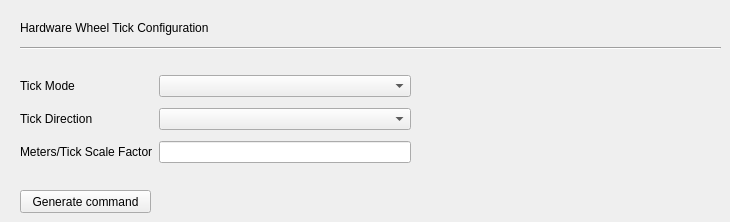
     <widget class="QWidget" name="page_HWTC">
      <widget class="QLabel" name="label_40">
       <property name="geometry">
        <rect>
         <x>20</x>
         <y>20</y>
         <width>551</width>
         <height>16</height>
        </rect>
       </property>
       <property name="text">
        <string>Hardware Wheel Tick Configuration</string>
       </property>
      </widget>
      <widget class="Line" name="line_14">
       <property name="geometry">
        <rect>
         <x>20</x>
         <y>40</y>
         <width>701</width>
         <height>16</height>
        </rect>
       </property>
       <property name="orientation">
        <enum>Qt::Horizontal</enum>
       </property>
      </widget>
      <widget class="QPushButton" name="GC_HWTC">
       <property name="geometry">
        <rect>
         <x>20</x>
         <y>190</y>
         <width>131</width>
         <height>23</height>
        </rect>
       </property>
       <property name="minimumSize">
        <size>
         <width>131</width>
         <height>23</height>
        </size>
       </property>
       <property name="maximumSize">
        <size>
         <width>132</width>
         <height>16777215</height>
        </size>
       </property>
       <property name="text">
        <string>Generate command</string>
       </property>
      </widget>
      <widget class="QWidget" name="">
       <property name="geometry">
        <rect>
         <x>20</x>
         <y>70</y>
         <width>391</width>
         <height>101</height>
        </rect>
       </property>
       <layout class="QGridLayout" name="gridLayout_3">
        <item row="0" column="0">
         <widget class="QLabel" name="label_43">
          <property name="text">
           <string>Tick Mode</string>
          </property>
         </widget>
        </item>
        <item row="0" column="1">
         <widget class="QComboBox" name="comboBox_tickMode"/>
        </item>
        <item row="1" column="0">
         <widget class="QLabel" name="label_42">
          <property name="text">
           <string>Tick Direction</string>
          </property>
         </widget>
        </item>
        <item row="1" column="1">
         <widget class="QComboBox" name="comboBox_tickDir"/>
        </item>
        <item row="2" column="0">
         <widget class="QLabel" name="label_41">
          <property name="text">
           <string>Meters/Tick Scale Factor</string>
          </property>
         </widget>
        </item>
        <item row="2" column="1">
         <widget class="QLineEdit" name="lineEdit_tickScaleF"/>
        </item>
       </layout>
      </widget>
     </widget>
